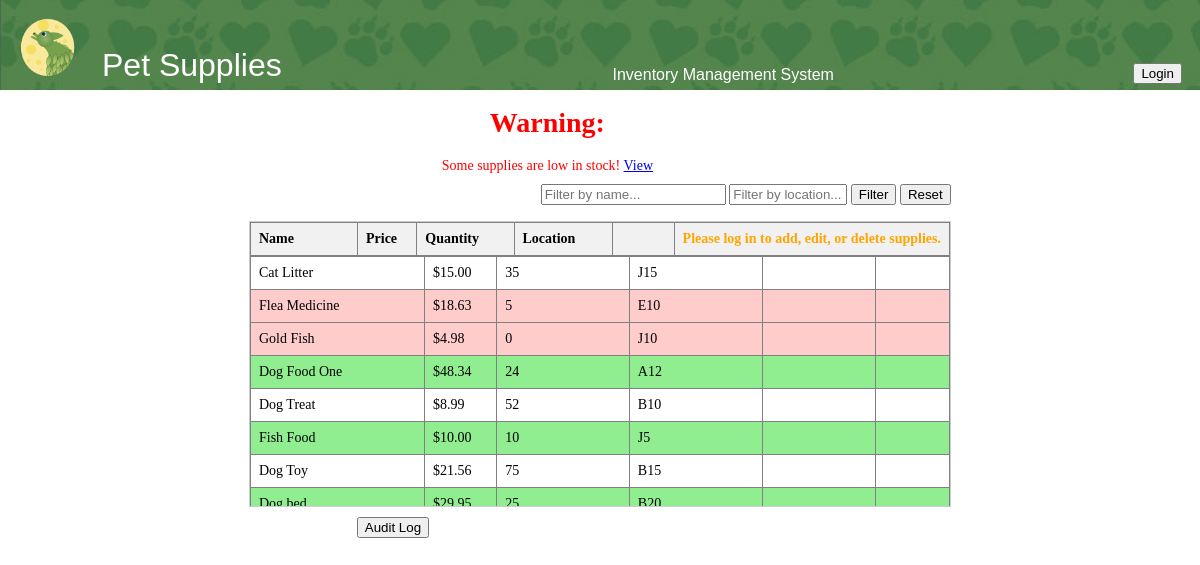
Before: / with the older database file.
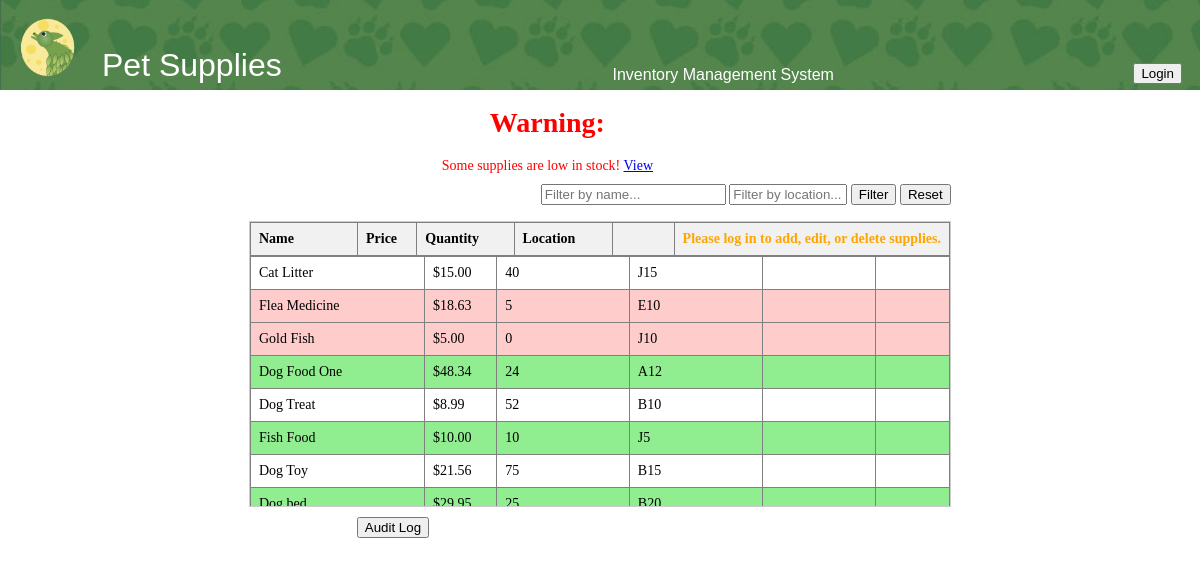
After: the same page with the newer database file.
### inventory/models.py (models this page shows, shortened)
class Supply(models.Model):
    name = models.CharField(max_length=255, primary_key=True)
    price = models.FloatField()
    quantity = models.IntegerField()
    location = models.CharField(max_length=255)
    reorder_point = models.PositiveIntegerField(default=5)

### inventory/views.py (the view, shortened to what this page needs)
# urls.py: path('', views.index, name='index'),
def index(request):
    location_query = request.GET.get('location', '')
    name_query = request.GET.get('name', '')
    low_stock = request.GET.get('low_stock', False)
    supplies = Supply.objects.all()
    if low_stock:
        supplies = supplies.filter(quantity__lt=6)
    if location_query:
        supplies = supplies.filter(location__icontains=location_query)
    if name_query:
        supplies = supplies.filter(name__icontains=name_query)
    low_stock_items = Supply.objects.filter(quantity__lte=models.F('reorder_point'))
    low_stock_items_exist = low_stock_items.exists()
    context = {
        'supplies': supplies,
        'low_stock_items': low_stock_items,
        'location_query': location_query,
        'name_query': name_query,
        'low_stock_items_exist': low_stock_items_exist,
    }
    return render(request, 'inventory/index.html', context)

### inventory/templates/inventory/index.html (shortened to what the changed rows need)
{% load static %}
<!DOCTYPE html>
<html lang="en">
<head>
    <link rel="stylesheet" href="{% static 'css/styles.css' %}">
</head>
<body>
{% if low_stock_items %}
    <div class='warning' style="color: red;">
        <center>
            <strong><h1>Warning:</h1></strong> Some supplies are low in stock!
        </center>
    </div>
{% else %}
    <div style="color: rgb(0, 0, 0);">
        <center>All supplies are adequately stocked.</center>
    </div>
{% endif %}
    <center>
<div class="table-container">
    <div class="table-header">
        <table border="1" class="data_tab">
            <thead>
                <tr>
                    <th class="name_head">Name</th>
                    <th class="Price_head">Price</th>
                    <th class="Quan_head">Quantity</th>
                    <th class="loc_head">Location</th>
                    <th class="edit_head"></th>
                   <th class="del_head">
                    <center>{% if user.is_authenticated %}
                        <a href="{% url 'add_supply' %}">
                            <button type="button">Add</button>
                        </a>
                        {% else %}
                        <div style="color: orange;">
                            <strong>Please log in to add, edit, or delete supplies.</strong>
                        </div>
                        {% endif %}</center>
                    </th>
                </tr>
            </thead>
        </table>
    </div>
    <div class="table-body">
        <table border="1" class="data_tab">
            <tbody>
                {% for supply in supplies %}
                <tr {% if supply.quantity < 6 %}style="background-color: #ffcccc;"{% endif %}>
                    <td class="name_row">{{ supply.name }}</td>
                    <td class="Price_row" onclick="editField(this, 'price', '{{ supply.name }}')">
                        <span class="display">${{ supply.price|floatformat:2 }}</span>
                    </td>
                    <td class="Quan_row" onclick="editField(this, 'quantity', '{{ supply.name }}')">
                        <span class="display">{{ supply.quantity }}</span>
                    </td>
                    <td class="loc_row" onclick="editField(this, 'location', '{{ supply.name }}')">
                        <span class="display">{{ supply.location }}</span>
                    </td>
                    <td class='edit_button'>
                    </td>
                    <td class='Del_button'>
                    </td>
                </tr>
                {% empty %}
                <tr>
                    <td colspan="5">No supplies available.</td>
                </tr>
                {% endfor %}
            </tbody>
        </table>
    </div>
</div>
</center>
</body>
</html>

Changed rows visible on the page:
changed Supply "Cat Litter": quantity "35" → "40"
changed Supply "Gold Fish": price "4.98" → "5.00"
